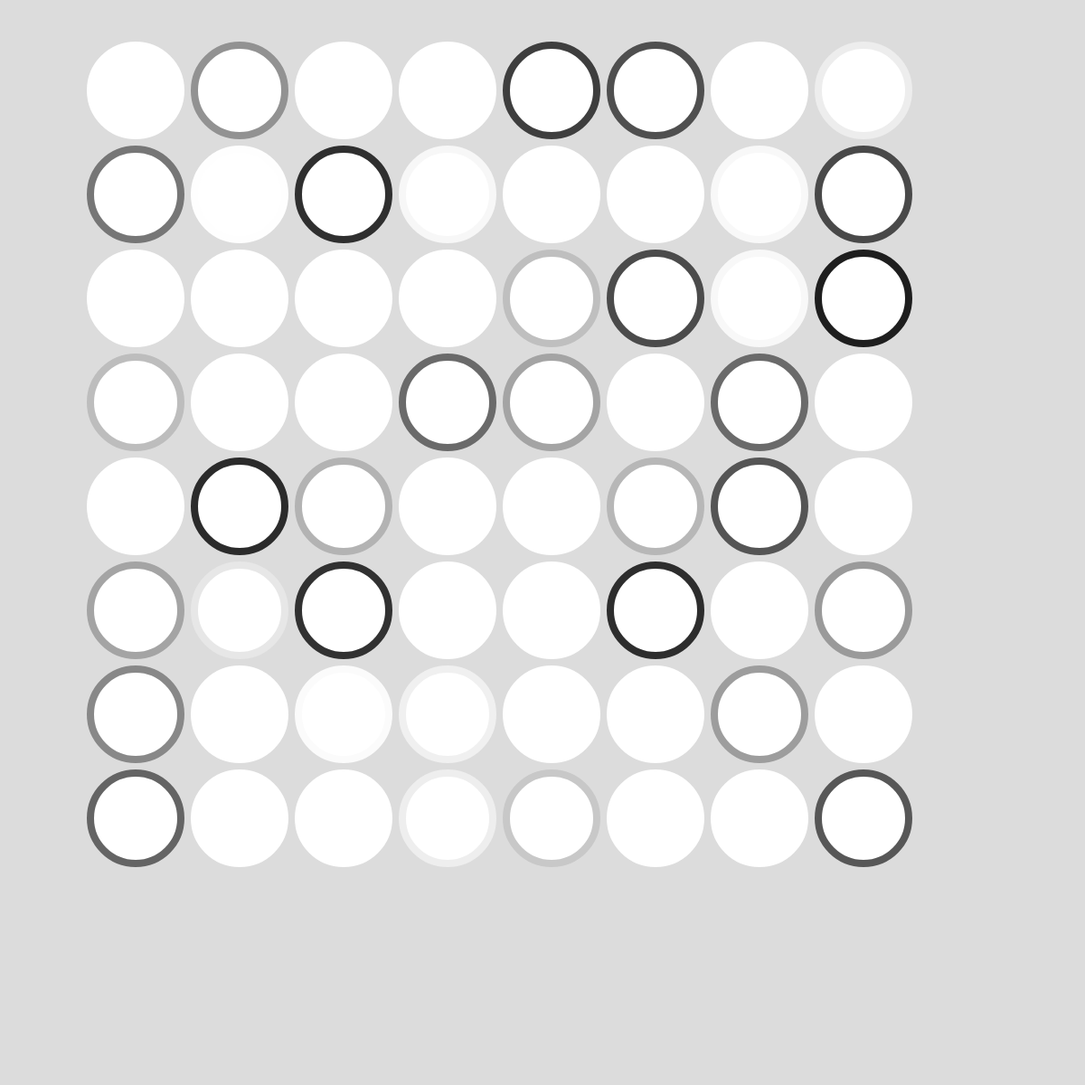
Frame 1 (no input)
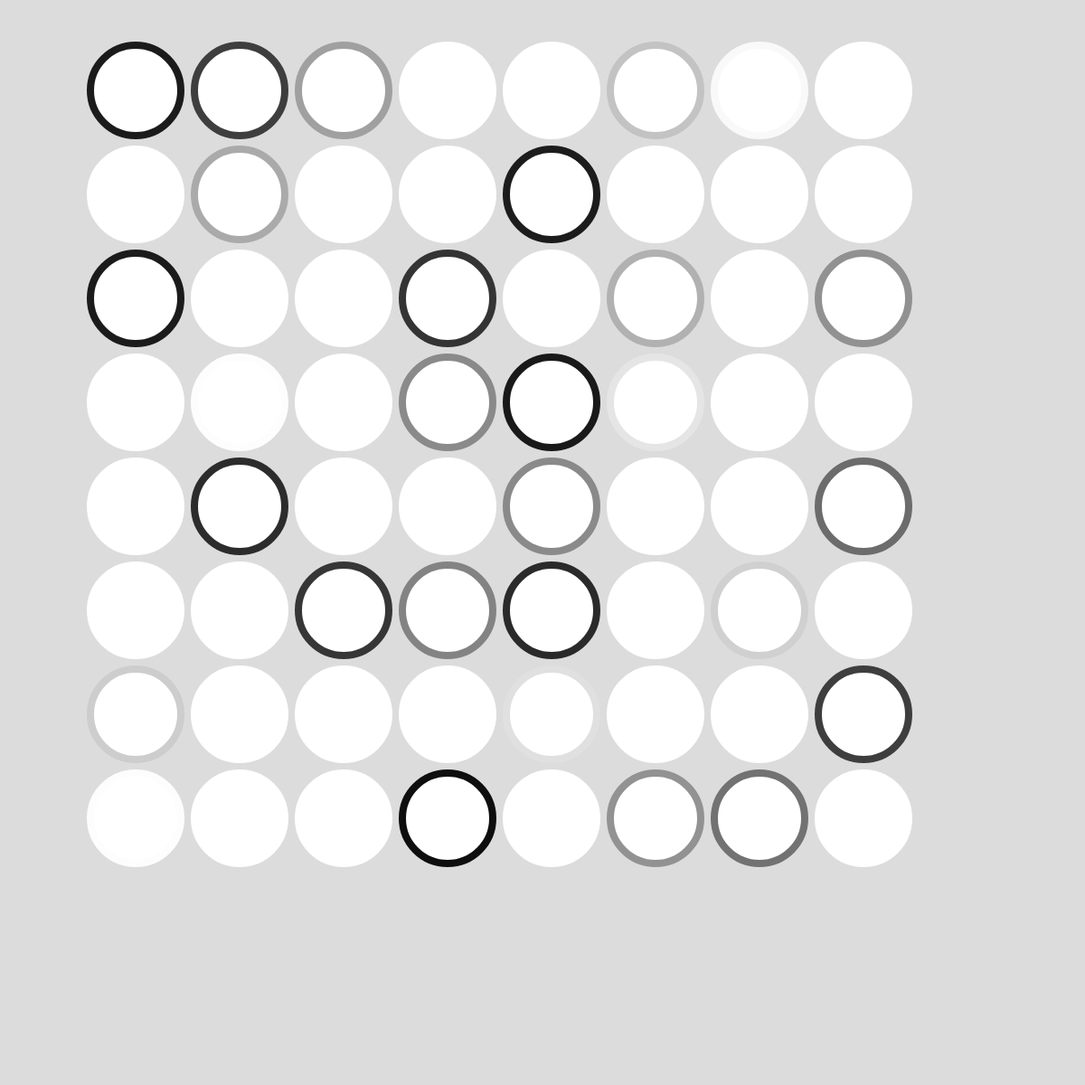
Frame 2 (the mouse pressed at the canvas centre, redrawn once)

The p5.js sketch that drew these frames (run headless with seeded random() and noise() and a simulated clock; the mouse was pressed at the canvas centre and the sketch redrawn once):

// p5.js sketch
// ── sketch.js
function setup() {
  createCanvas(1200, 1200);
  noLoop();
}

function draw() {
  background(220);
  translate(150,100);
  for (let x = 0; x < 8; x++){

    for (let y = 0; y < 8; y++){
      push();



      translate(x * 115, y * 115);

      strokeWeight(8);
      stroke( random(12,523,216));
      ellipse(0,0,100,);

      pop();


   }

}
}
